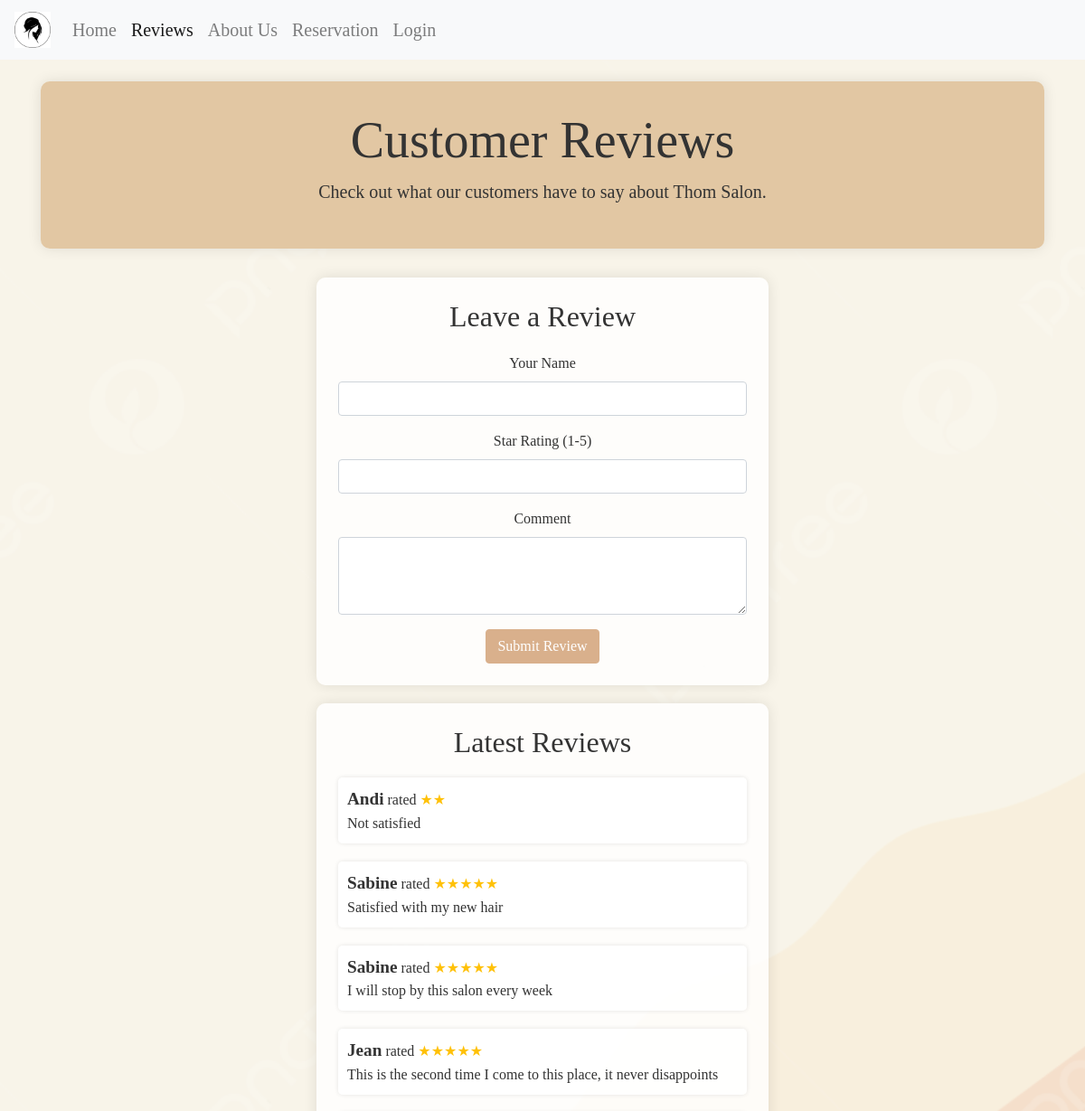
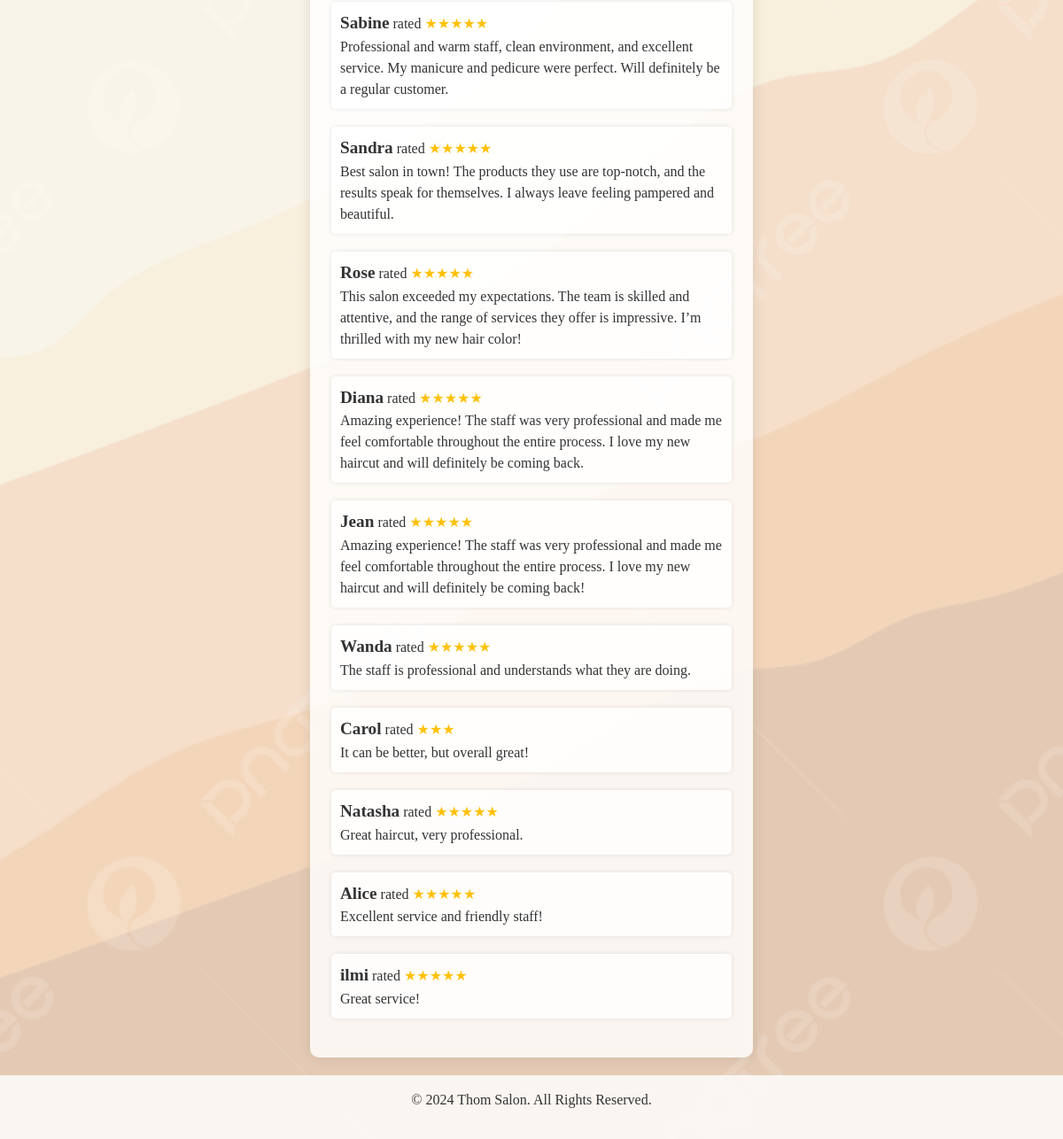
/review.php (signed in), run on the app's committed database (2 pictures, top to bottom).
### tables this page shows
CREATE TABLE `reviews` (
  `id` int(11) NOT NULL,
  `customerName` varchar(255) NOT NULL,
  `starRating` int(11) NOT NULL CHECK (`starRating` >= 1 and `starRating` <= 5),
  `comment` text NOT NULL,
  `created_at` timestamp NOT NULL DEFAULT current_timestamp()
);

### review.php (the view, shortened to what this page needs)
<?php
$servername = "localhost";
$username = "root";
$password = "";
$dbname = "thom_salon";
$conn = new mysqli($servername, $username, $password, $dbname);
$sql = "SELECT customerName, starRating, comment FROM reviews ORDER BY created_at DESC";
$result = $conn->query($sql);
$reviews = [];
if ($result->num_rows > 0) {
    while ($row = $result->fetch_assoc()) {
        $reviews[] = $row;
    }
}
?>
<!DOCTYPE html>
<html lang="en">
<head>
    <link href="https://stackpath.bootstrapcdn.com/bootstrap/4.5.2/css/bootstrap.min.css" rel="stylesheet">
</head>
<body>
    <nav class="navbar navbar-expand-lg navbar-light bg-light">
        <a class="navbar-brand" href="#">
            <img src="images and icons/icon4.png" alt="Thom Salon Logo" style="height: 40px;">
        </a>
        <div class="collapse navbar-collapse" id="navbarSupportedContent">
            <ul class="navbar-nav mr-auto">
                <li class="nav-item">
                    <a class="nav-link" href="homepage.php">Home</a>
                </li>
                <li class="nav-item active">
                    <a class="nav-link" href="review.php">Reviews</a>
                </li>
                <li class="nav-item">
                    <a class="nav-link" href="about.php">About Us</a>
                </li>
                <li class="nav-item">
                    <a class="nav-link" href="reservation.php">Reservation</a>
                </li>
                <li class="nav-item">
                    <a class="nav-link" href="login.php">Login</a>
                </li>
            </ul>
        </div>
    </nav>
    <div class="container mt-4">
        <div class="jumbotron">
            <h1 class="display-4">Customer Reviews</h1>
            <p class="lead">Check out what our customers have to say about Thom Salon.</p>
        </div>
        <div class="review-card">
            <h2>Leave a Review</h2>
            <form id="reviewForm">
                <div class="form-group">
                    <label for="customerName">Your Name</label>
                    <input type="text" class="form-control" id="customerName" name="customerName" required>
                </div>
                <div class="form-group">
                    <label for="starRating">Star Rating (1-5)</label>
                    <input type="number" class="form-control" id="starRating" name="starRating" min="1" max="5" required>
                </div>
                <div class="form-group">
                    <label for="comment">Comment</label>
                    <textarea class="form-control" id="comment" name="comment" rows="3" required></textarea>
                </div>
                <button type="submit" class="btn btn-primary">Submit Review</button>
            </form>
        </div>
        <div class="review-card">
            <h2>Latest Reviews</h2>
            <ul class="review-list" id="reviewList">
                <?php foreach ($reviews as $review): ?>
                    <li class="review-item">
                        <strong><?php echo htmlspecialchars($review['customerName']); ?></strong> rated
                        <span class="stars"><?php echo str_repeat('★', $review['starRating']); ?></span><br>
                        <?php echo htmlspecialchars($review['comment']); ?>
                    </li>
                <?php endforeach; ?>
            </ul>
        </div>
    </div>
    <div class="footer">
        <p>&copy; 2024 Thom Salon. All Rights Reserved.</p>
    </div>
</body>
</html>

### review.php (style rules this page uses)
body { font-family: 'Garamond', serif; background-image: url('images and icons/background salon.jpg'); background-size: cover; background-position: center; background-repeat: no-repeat; background-attachment: fixed; color: #333; display: flex; flex-direction: column; min-height: 100vh; animation: backgroundAnimation 10s infinite alternate; }
.navbar { background-color: rgba(255, 255, 255, 0.8); font-size: 1.25rem; }
.jumbotron { background-color: rgba(221, 188, 146, 0.8); padding: 2rem; margin-bottom: 2rem; border-radius: 10px; box-shadow: 0 0 15px rgba(0, 0, 0, 0.1); }
.jumbotron h1, .jumbotron p { text-align: center; }
.review-card { background-color: rgba(255, 255, 255, 0.8); padding: 1.5rem; border-radius: 10px; box-shadow: 0 0 15px rgba(0, 0, 0, 0.1); text-align: center; max-width: 500px; margin: 20px auto; }
.review-card h2 { margin-bottom: 20px; }
.review-list { list-style-type: none; padding-left: 0; text-align: left; }
.review-item { margin-bottom: 20px; padding: 10px; border-radius: 5px; box-shadow: 0 0 5px rgba(0, 0, 0, 0.1); background-color: rgba(255, 255, 255, 0.8); }
.review-item strong { font-size: 1.2rem; }
.review-item .stars { color: #ffc107; }
.footer { background-color: rgba(255, 255, 255, 0.8); padding: 1rem 0; text-align: center; margin-top: auto; }
.btn-primary { background-color: #d9b08c; border-color: #d9b08c; }

### data on the page
reviews: customerName "Andi", starRating "★★", comment "Not satisfied"
reviews: customerName "Sabine", starRating "★★★★★", comment "Satisfied with my new hair"
reviews: customerName "Sabine", starRating "★★★★★", comment "I will stop by this salon every week"
reviews: customerName "Jean", starRating "★★★★★", comment "This is the second time I come to this place, it never disappoints"
reviews: customerName "Sabine", starRating "★★★★★", comment "Professional and warm staff, clean environment, and excellent service. My manicure and pedicure were perfect. Will definitely be a regular customer."
reviews: customerName "Sandra", starRating "★★★★★", comment "Best salon in town! The products they use are top-notch, and the results speak for themselves. I always leave feeling pampered and beautiful."
reviews: customerName "Rose", starRating "★★★★★", comment "This salon exceeded my expectations. The team is skilled and attentive, and the range of services they offer is impressive. I’m thrilled with my new hair color!"
reviews: customerName "Diana", starRating "★★★★★", comment "Amazing experience! The staff was very professional and made me feel comfortable throughout the entire process. I love my new haircut and will definitely be coming back."
reviews: customerName "Jean", starRating "★★★★★", comment "Amazing experience! The staff was very professional and made me feel comfortable throughout the entire process. I love my new haircut and will definitely be coming back!"
reviews: customerName "Wanda", starRating "★★★★★", comment "The staff is professional and understands what they are doing."
reviews: customerName "Carol", starRating "★★★", comment "It can be better, but overall great!"
reviews: customerName "Natasha", starRating "★★★★★", comment "Great haircut, very professional."
reviews: customerName "Alice", starRating "★★★★★", comment "Excellent service and friendly staff!"
reviews: customerName "ilmi", starRating "★★★★★", comment "Great service!"
